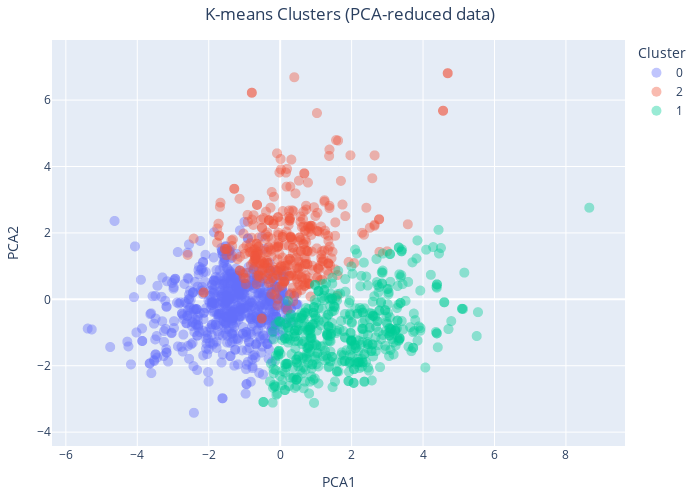

Source (notebook cell):
### Code cell
from sklearn.decomposition import PCA
import plotly.express as px

# Reduce the dimensionality to 2D using PCA
pca = PCA(n_components=2)
X_pca = pca.fit_transform(features_scaled)

# Create a DataFrame for the 2D PCA data
df_pca = pd.DataFrame(X_pca, columns=['PCA1', 'PCA2'])
df_pca['cluster'] = cluster_labels

# Convert cluster labels to string for plotting
df_pca['cluster'] = df_pca['cluster'].astype(str)

# Plotting the clusters with an interactive scatter plot using Plotly
fig = px.scatter(df_pca, x='PCA1', y='PCA2', color='cluster', 
                 color_discrete_sequence=px.colors.qualitative.Plotly,
                 title='K-means Clusters (PCA-reduced data)',
                 labels={'cluster': 'Cluster'})

# Update marker properties
fig.update_traces(marker=dict(size=10, line=dict(width=0, color=None), opacity=0.4), selector=dict(mode='markers'))

# Set fixed axis ranges so that chart doesnt adjsut accordingly to Legend
x_min, x_max = df_pca['PCA1'].min() - 1, df_pca['PCA1'].max() + 1
y_min, y_max = df_pca['PCA2'].min() - 1, df_pca['PCA2'].max() + 1

fig.update_xaxes(range=[x_min, x_max])
fig.update_yaxes(range=[y_min, y_max])

fig.update_layout(
    width=700, 
    height=500,  
    title={'x':0.5}, 
    margin=dict(l=40, r=40, t=40, b=40)  
)

# Show the plot
fig.show()

### Figure 1 — Plotly figure (JSON) as saved in the notebook; plotly's stock layout.template omitted (floating-point values rounded to 4 significant figures; data arrays with more than 128 entries replaced by an {"elided": "..."} marker saying what was removed)
{"data": [{"hovertemplate": "Cluster=0<br>PCA1=%{x}<br>PCA2=%{y}<extra></extra>", "legendgroup": "0", "marker": {"color": "#636EFA", "line": {"width": 0}, "opacity": 0.4, "size": 10, "symbol": "circle"}, "mode": "markers", "name": "0", "showlegend": true, "type": "scattergl", "x": {"elided": "722 float values"}, "xaxis": "x", "y": {"elided": "722 float values"}, "yaxis": "y"}, {"hovertemplate": "Cluster=2<br>PCA1=%{x}<br>PCA2=%{y}<extra></extra>", "legendgroup": "2", "marker": {"color": "#EF553B", "line": {"width": 0}, "opacity": 0.4, "size": 10, "symbol": "circle"}, "mode": "markers", "name": "2", "showlegend": true, "type": "scattergl", "x": {"elided": "375 float values"}, "xaxis": "x", "y": {"elided": "375 float values"}, "yaxis": "y"}, {"hovertemplate": "Cluster=1<br>PCA1=%{x}<br>PCA2=%{y}<extra></extra>", "legendgroup": "1", "marker": {"color": "#00CC96", "line": {"width": 0}, "opacity": 0.4, "size": 10, "symbol": "circle"}, "mode": "markers", "name": "1", "showlegend": true, "type": "scattergl", "x": {"elided": "502 float values"}, "xaxis": "x", "y": {"elided": "502 float values"}, "yaxis": "y"}], "layout": {"height": 500, "legend": {"title": {"text": "Cluster"}, "tracegroupgap": 0}, "margin": {"b": 40, "l": 40, "r": 40, "t": 40}, "title": {"text": "K-means Clusters (PCA-reduced data)", "x": 0.5}, "width": 700, "xaxis": {"anchor": "y", "domain": [0, 1], "range": [-6.388, 9.653], "title": {"text": "PCA1"}}, "yaxis": {"anchor": "x", "domain": [0, 1], "range": [-4.418, 7.81], "title": {"text": "PCA2"}}}}
